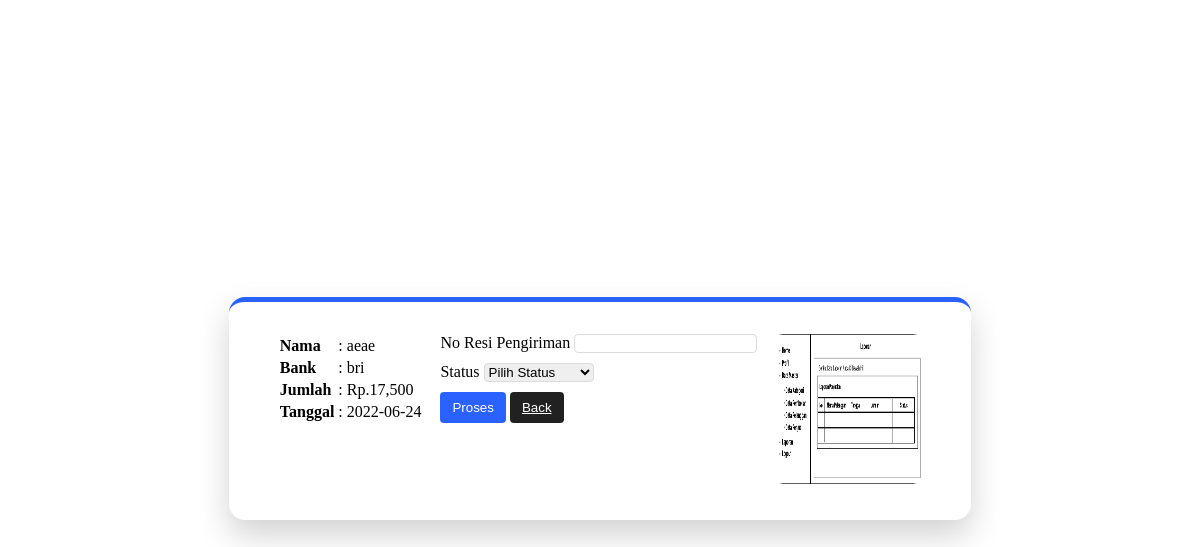
/detail-pembelian.php?id=134, run on the app's committed database.
### tables this page shows
CREATE TABLE `pembayaran` (
  `id_pembayaran` int(11) NOT NULL,
  `id_pembelian` int(11) NOT NULL,
  `nama` varchar(255) NOT NULL,
  `bank` varchar(255) NOT NULL,
  `jumlah` int(11) NOT NULL,
  `tanggal` date NOT NULL,
  `bukti` varchar(255) NOT NULL
);

### detail-pembelian.php (the view, shortened to what this page needs)
<?php
$koneksi =new mysqli("localhost","root","","db_hasilpertanian");
$idpembelian =$_GET["id"];
$ambil = $koneksi->query("SELECT * FROM pembayaran WHERE id_pembelian='$idpembelian'");
$detail = $ambil->fetch_assoc();
?>
<!doctype html>
<html>
<head>
</head>
<body>
<div class="row">
	<div class="col-md-6">
		<table class="table">
			<tr>
				<th>Nama</th>
				<td> : <?php echo $detail['nama'];?></td>
			</tr>
			<tr>
				<th>Bank</th>
				<td> : <?php echo $detail['bank'];?></td>
			</tr>
			<tr>
				<th>Jumlah</th>
				<td> : Rp.<?php echo number_format($detail['jumlah']);?></td>
			</tr>
			<tr>
				<th>Tanggal</th>
				<td> : <?php echo $detail['tanggal'];?></td>
			</tr>
		</table>
	</div>
	<form method="post">
	<div class="form-group">
		<label>No Resi Pengiriman</label>
		<input type="text" class="form-control" name="resi">
	</div>
	<div class="form-group">
		<label>Status</label>
		<select class="form-control" name="status">
			<option value="">Pilih Status</option>
		</select>
	</div>
	<button class="btn btn-primary" name="proses">Proses</button>
	<button class="btn btn-default" ><a style='color:#fff;' href='pembelian1.php'>Back</a></button>
</form>
<div class="col-md-6">
		<img src="bukti_pembayaran/<?php echo $detail['bukti']?>">
	</div>
</div>
</body>
</html>

### detail-pembelian.php (style rules this page uses)
body { height:100vh; display:flex; align-items:center; justify-content:center; }
.row { display: flex; padding: 2rem; box-shadow: 0 15px 32px rgb(0 0 0 / 18%); border-radius: 1rem; border-top:5px solid #2962ff; }
.row img { width:150px; height:150px; border-radius:10px; margin:0 1rem; }
.table, form { text-align:left; margin-left:1rem; }
.form-group { margin: 0 0 10px; }
input.form-control, select.form-control { border: thin solid #dadce0; border-radius: 4px; }
button.btn.btn-primary { background : #2962ff; padding : 8px 12px; border:none; color:#fff; border-radius:4px; cursor:pointer; }
button.btn.btn-default { background : #212121; padding : 8px 12px; border:none; color:#fff; border-radius:4px; cursor:pointer; }

### data on the page
pembayaran: nama "aeae", bank "bri", jumlah "17,500", tanggal "2022-06-24", bukti (picture)
